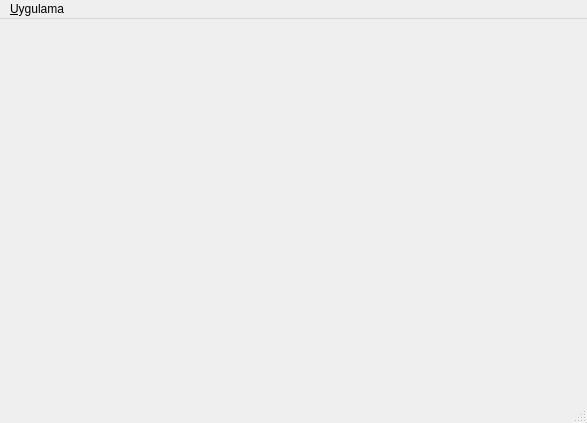
<?xml version="1.0" encoding="UTF-8"?>
<ui version="4.0">
 <class>MainWindow</class>
 <widget class="QMainWindow" name="MainWindow">
  <property name="geometry">
   <rect>
    <x>0</x>
    <y>0</y>
    <width>587</width>
    <height>423</height>
   </rect>
  </property>
  <property name="minimumSize">
   <size>
    <width>587</width>
    <height>423</height>
   </size>
  </property>
  <property name="maximumSize">
   <size>
    <width>587</width>
    <height>423</height>
   </size>
  </property>
  <property name="windowTitle">
   <string>MainWindow</string>
  </property>
  <property name="autoFillBackground">
   <bool>false</bool>
  </property>
  <property name="styleSheet">
   <string notr="true"/>
  </property>
  <widget class="QWidget" name="centralWidget"/>
  <widget class="QMenuBar" name="menuBar">
   <property name="geometry">
    <rect>
     <x>0</x>
     <y>0</y>
     <width>587</width>
     <height>21</height>
    </rect>
   </property>
   <widget class="QMenu" name="menu_Run">
    <property name="title">
     <string>&amp;Uygulama</string>
    </property>
    <addaction name="m_actionClear"/>
    <addaction name="m_actionSettings"/>
   </widget>
   <addaction name="menu_Run"/>
  </widget>
  <widget class="QStatusBar" name="statusBar"/>
  <action name="m_actionClear">
   <property name="text">
    <string>Temizle</string>
   </property>
  </action>
  <action name="m_actionSettings">
   <property name="text">
    <string>Ayarlar</string>
   </property>
  </action>
 </widget>
 <layoutdefault spacing="6" margin="11"/>
 <resources/>
 <connections/>
</ui>
